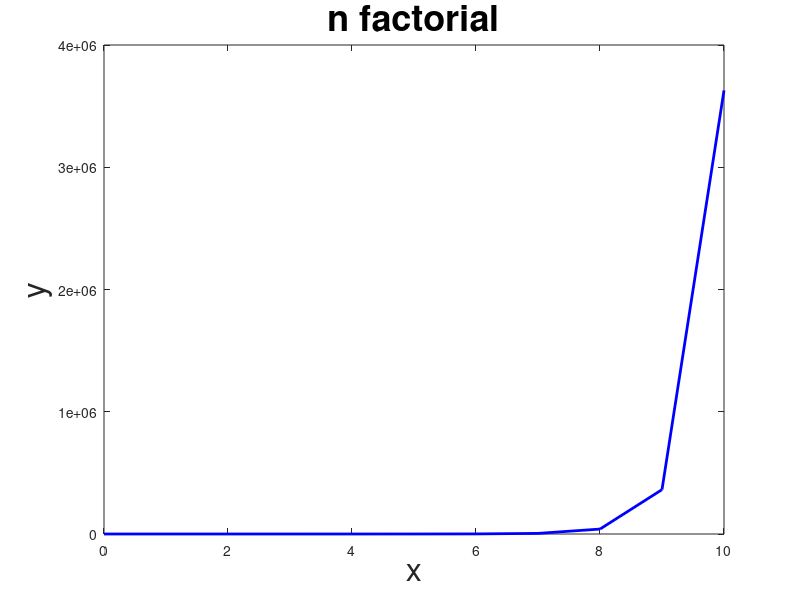
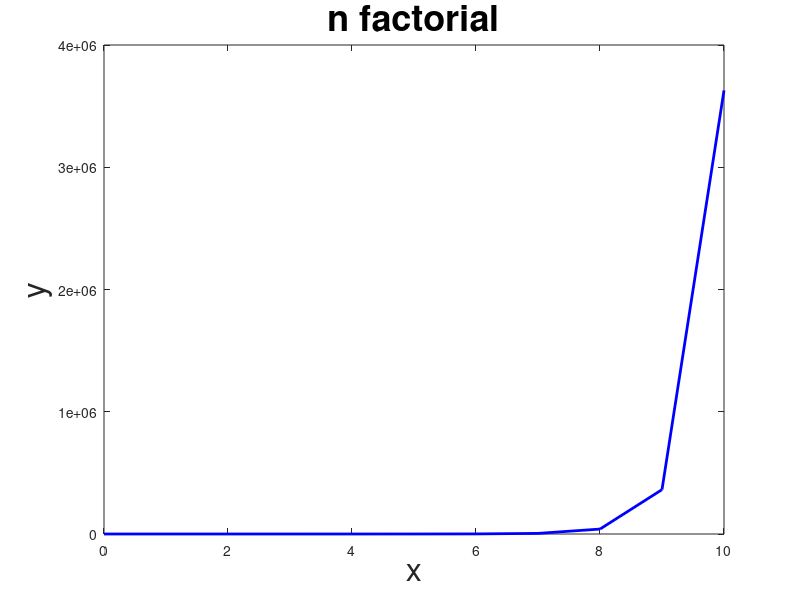

Write the MATLAB code that produced these figures, in order.
%%%%%%%%%%%%%%%%%%%%%%%%%%%%%%%%%%%%%%%%%%%%%%%%%%%%%%%%%%%%%%%%%%%%%%%%%%%%%%%%%%%%%%%
% Exercise 1
% Experiment with the following matrices. What does C1, C2, C3, C4, Cp1, Cp2, D, E, F do?      
C = [1 2 3 4; 5 6 7 8; 9 10 11 12];
C1 = C(1,:);	 
C2 = C(:,2);		 
C3 = C([1 2],:);	 
C4 = C(1:3,[1,3]);
Cp1 = C';
Cp2 = transpose(C);
D = Cp1 + Cp2;
E = C * Cp1;
F = Cp1 .* Cp2;
% Please add your answers in the following comments. 
% C1: get the first row of matrix C
% C2: get the second column of matrix C
% C3: get the submatrix of C by extracting the elements of the first two rows;
% C4: get the submatrix of C by extracting the elements of the first and third rows
% Cp1:get the conjugate transposition of matrix C
% Cp2:get the transposition of matrix C;
% D: perform matrix addition between matrix Cp1 and matrix Cp2
% E: perform matrix multiplication between matrix C and matrix Cp1
% F: perform element-wise multiplication between matrix Cp1 and matrix Cp2
%%%%%%%%%%%%%%%%%%%%%%%%%%%%%%%%%%%%%%%%%%%%%%%%%%%%%%%%%%%%%%%%%%%%%%%%%%%%%%%%%%%%%%%

%%%%%%%%%%%%%%%%%%%%%%%%%%%%%%%%%%%%%%%%%%%%%%%%%%%%%%%%%%%%%%%%%%%%%%%%%%%%%%%%%%%%%%%
% Exercise 2
% 1st, create a matrix A with 5 rows and 3 columns, filled with random
% variables between 0 and 10;
% 2nd, create an identity matrix B with the size of 3 times 3;
% 3rd, get the submatrix C of A by extracting the elements of the last
% three rows;
% 4th, perform element-wise multiplication between matrix B and matrix
% C.  The result is denoted as the matrix D;
% Finally, concatenate A and D to form matrix E, whose first 5 rows are
% from A and the last 3 rows are from D. 
% Please write your codes here. 
A=10*rand(5,3)
B=eye(3)
C=A(3:5,:)
D=B.*C
E=[A;D]
%%%%%%%%%%%%%%%%%%%%%%%%%%%%%%%%%%%%%%%%%%%%%%%%%%%%%%%%%%%%%%%%%%%%%%%%%%%%%%%%%%%%%%%


%%%%%%%%%%%%%%%%%%%%%%%%%%%%%%%%%%%%%%%%%%%%%%%%%%%%%%%%%%%%%%%%%%%%%%%%%%%%%%%%%%%%%%%
% Exercise 3
% 1st, find the MATLAB function to compute the union of two sets and review
% its documentation file. 
% 2nd, find the MATLAB function to compute the intersection of two sets and
% review its documentation file. 
% 3rd, create a row array A with 20 elements, filled with random
% integers from the closed set [1, 100] and create a row array B with 15 elements, filled with random
% integers from the closed set [1, 100]
% Finally, use the previous two functions to compute the union and
% intersection of A and B. 
% Please write your codes here. 
help union
help intersect
A=fix(rand(1,20)*100)
B=fix(rand(1,15)*100)
union(A,B)
intersect(A,B)
%%%%%%%%%%%%%%%%%%%%%%%%%%%%%%%%%%%%%%%%%%%%%%%%%%%%%%%%%%%%%%%%%%%%%%%%%%%%%%%%%%%%%%%


%%%%%%%%%%%%%%%%%%%%%%%%%%%%%%%%%%%%%%%%%%%%%%%%%%%%%%%%%%%%%%%%%%%%%%%%%%%%%%%%%%%%%%%
% Exercise 4
% We know that n factorial is defined as n! = n*(n-1)*(n-2)...*3*2*1;
% First, find the Factorial function provided by MATLAB and review its
% documentation file. 
% Then compute the values for n! (n=0,1,2,3, ..., 10). 
% Finally, plot a 2-dimensional figure where the x-axis denotes the values
% of n (n=0, 1, 2, ..., 10) and the y-axis denotes the values of n!. Please
% label the axes and add a title. You should also
% specify other properties such as the line width, the font size and the
% color. Please save the figure with two copies, one is with .eps extension
% and one is with .jpg extension. 
help factorial
for n=0:10
    factorial(n)
end
x=0:10;y=factorial(x);
fig1=figure;
plot(x,y,'b','linewidth',2)
title('n factorial', 'fontsize',26);
xlabel('x','fontsize',23);
ylabel('y','fontsize',23);
saveas(fig1,['factorial','.eps'],'epsc');
saveas(fig1,['factorial','.jpg'],'epsc');
%%%%%%%%%%%%%%%%%%%%%%%%%%%%%%%%%%%%%%%%%%%%%%%%%%%%%%%%%%%%%%%%%%%%%%%%%%%%%%%%%%%%%%%
